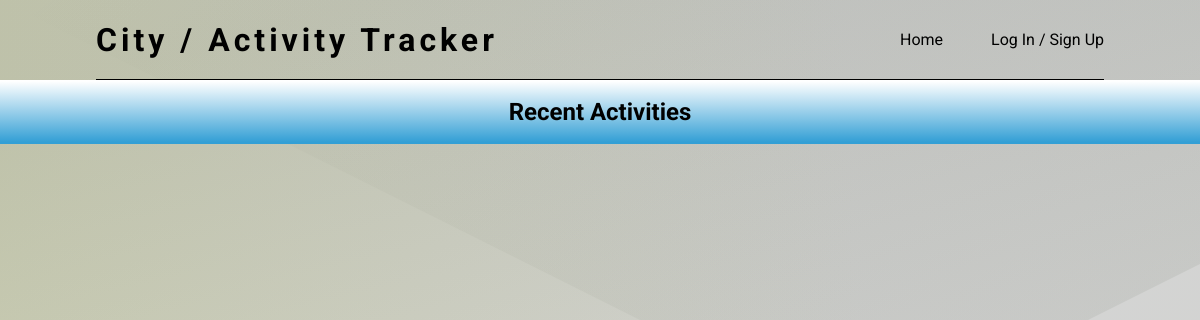
Before: / with the older database file.
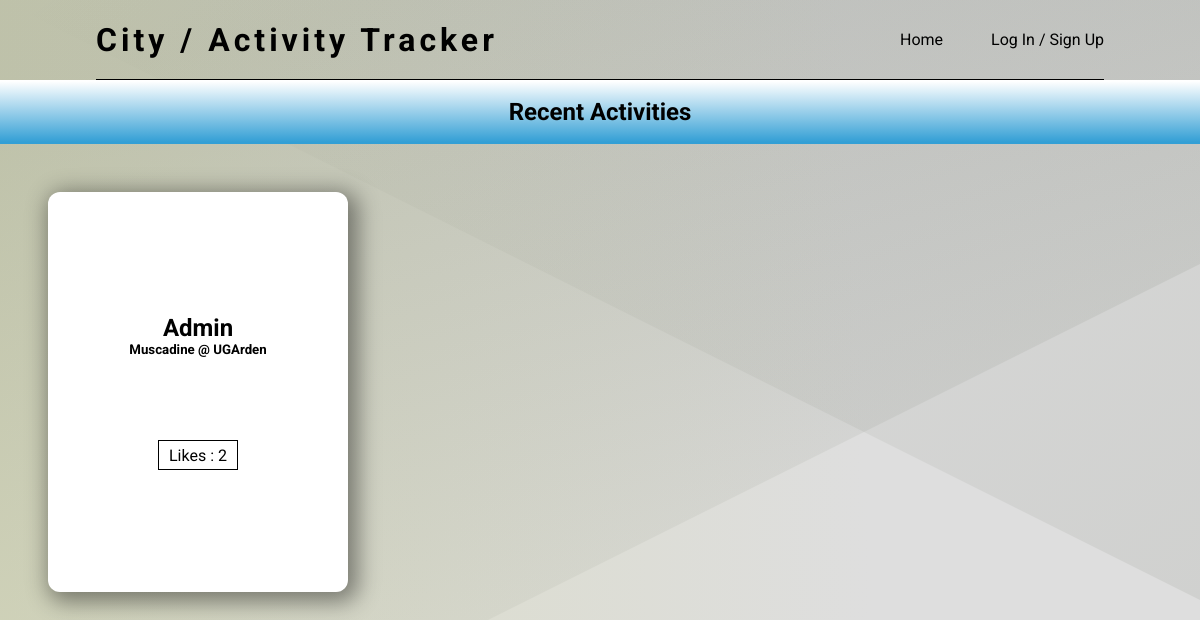
After: the same page with the newer database file.
### tables this page shows
CREATE TABLE `post` (
  `pid` int(10) NOT NULL,
  `uid` int(11) NOT NULL,
  `lid` int(11) NOT NULL,
  `aid` int(11) NOT NULL,
  `title` varchar(20) NOT NULL,
  `description` varchar(150) NOT NULL,
  `pimg_path` varchar(100) NOT NULL
);

### php/DBfunctions.php (called while the page is built, shortened)
<?php
    function currentDB() {
        $host = '127.0.0.1';
        $dbname = 'csci4300project';
        $user = 'root';
        $pass = '';
        $conn = mysqli_connect($host, $user, $pass, $dbname);
        return $conn;
    }
    function getLikes($pid) {
        $conn = currentDB();
        $query = "select count(uid) from postlikes where pid = {$pid}";
        $result = mysqli_query($conn, $query);
        $row = mysqli_fetch_assoc($result);
        $postLikes = intval($row['count(uid)']);
        return $postLikes;
    }
?>

### php/htmlFunctions.php (the view, shortened to what this page needs)
<?php
    include_once(__DIR__ . '/DBfunctions.php');
    function getActualName($uid) {
        $conn = currentDB();
        $query = "select actual_name from user where uid = {$uid} limit 1";
        $result = mysqli_query($conn, $query);
        $actual_name = mysqli_fetch_assoc($result);
        $actual_name = $actual_name['actual_name'];
        return $actual_name;
    }
    function createCardThumbnail($pid, $username, $title, $img, $index) {
        $postLikes = getLikes($pid);
        $logged_in = 0;
        $data_liked = '';
        $like_string = '';
        $img_path = $img;
        if ($index == 1) {
            $img_path = substr($img_path, 1);
        }
        echo "
            <div class='post-screen-card'>
            <a class='post-screen-card-content' href='./php/linkPost.php?pid={$pid}'>
            <div class='post-screen-card-userinfo'>
                <h2 class='post-screen-card-username'> {$username} </h2>
            </div>
            <h5 class='post-screen-card-type'> {$title} </h5>
            <div class='post-screen-card-image'>
            <img src= '{$img_path}' alt='' />
            </div>
            </a>";
        if ($logged_in) {
            echo "<button class='likeButton' onclick='likePost(this);' data-liked='{$data_liked}' data-number-likes='{$postLikes}' data-pid='{$pid}'> {$like_string} {$postLikes}</button>";
        } else {
            echo "<span class = 'likeBox'> Likes : {$postLikes}</span>";
        }
        echo "</div>";
    }
    function createRecentActivities() {
        $conn = currentDB();
        $query = "SELECT * FROM post order by pid desc limit 10";
        $result = mysqli_query($conn, $query);
        while ($row = $result -> fetch_assoc()) {
            $username = getActualName($row['uid']);
            $pid = $row['pid'];
            $title = $row['title'];
            $img_path = $row['pimg_path'];
            createCardThumbnail($pid, $username, $title, $img_path, 1);
        }
    }
?>

### index.php (shortened to what this page needs)
<?php
    require_once('./php/htmlFunctions.php');
    $logged_in = 0;
?>
<!DOCTYPE html>
<html lang="en">
  <head>
    <link rel="stylesheet" href="style.css" />
  </head>
  <body>
    <nav>
      <div class="logo">
        <h2>City / Activity Tracker</h2>
      </div>
      <ul class="nav-menu">
        <li><a href="index.php">Home</a></li>
        <?php if($logged_in == 0) : ?>
          <li><a href="./pages/login.php">Log In / Sign Up</a></li>
        <?php endif; ?>
      </ul>
    </nav>
    <section class="screen">
      <div class="post-screen">
        <div class="post-screen-cityinfo">
          <h2 class="city-info-name">
            <?php if($logged_in == 0) : ?>
              Recent Activities
            <?php endif; ?>
          </h2>
        </div>
        <div class="post-screen-card-holder">
          <?php if($logged_in == 0) : ?>
            <?php createRecentActivities(); ?>
          <?php endif; ?>
        </div>
      </div>
    </section>
  </body>
</html>

### style.css (style rules this page uses)
* { margin: 0; padding: 0; box-sizing: border-box; font-family: "Roboto", sans-serif; }
li { list-style: none; }
a, a:visited { color: inherit; text-decoration: none; }
body { background-color: #dedede; background-attachment: fixed; background-size: cover; overflow: hidden; }
nav { display: flex; flex-direction: row; justify-content: space-between; margin: 0 6em; height: 10vh; border-bottom: 1px solid black; }
.logo { display: flex; align-items: center; }
.logo h2 { letter-spacing: 4px; font-size: 2em; }
.nav-menu { display: flex; flex-direction: row; justify-content: space-evenly; align-items: center; gap: 3em; }
.screen { display: grid; height: 100%; width: 100%; grid-template-columns: repeat(6, 1fr); }
.post-screen { grid-column: 1 / 7; display: flex; flex-direction: column; }
.post-screen-cityinfo { display: flex; align-items: center; justify-content: space-evenly; grid-row: 1; grid-column: 1 / 5; height: 4em; background: linear-gradient( 180deg, rgba(255, 255, 255, 1) 2%, rgba(51, 159, 213, 1) 97% ); color: black; }
.post-screen-card-holder { grid-row: 2; height: 90vh; display: flex; flex-wrap: wrap; overflow-y: auto; }
.post-screen-card { background: white; display: flex; flex-direction: column; align-items: center; justify-content: center; height: 400px; width: 300px; margin: 3em; gap: 2em; border-radius: 0.75em; -webkit-box-shadow: 5px 5px 22px 5px rgba(0, 0, 0, 0.42); box-shadow: 5px 5px 22px 5px rgba(0, 0, 0, 0.42); }
.post-screen-card-image { margin: 1em; height: 50%; width: 50%; }
.post-screen-card-content { display: flex; flex-direction: column; align-items: center; justify-content: center; transition: transform 0.2s; }
.likeBox { width: 80px; height: 30px; display: flex; align-items: center; justify-content: center; border: 1px solid black; padding: 5px; }

Changed rows visible on the page:
added post: title "Muscadine @ UGArden", postLikes "2"
